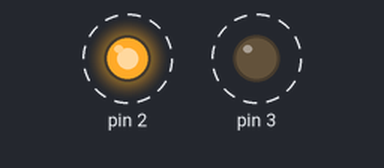
This sketch was run on a simulated Arduino Uno, built with avr-gcc and run on an emulated ATmega328P. Shown: output pins drawn as LEDs (lit = HIGH). Dashed ring = blinking.

Above: at 0.5 s.
Timing chart, 0 to 4.6 s (numbered marks = the images above):
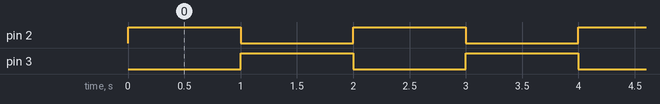

Measured:
- by itself, pin 2, pin 3: alternates HIGH for 1.0 s and LOW for 1.0 s

The sketch:

frantic_kasi_sango1__1_.ino
```cpp
void setup()
{
    pinMode(3, OUTPUT);
    pinMode(2, OUTPUT);
}
void loop()
{
    digitalWrite(2, 1); // 2 numaralı portu 1 yap
    digitalWrite(3, 0); // 3 numaralı portu 0 yap
    delay(1000); // 1000 milisaniye (1 saniye) Bekle
    digitalWrite(2, 0); // 2 numaralı portu 0 yap
    digitalWrite(3, 1); // 3 numaralı portu 1 yap
    delay(1000); // 1000 milisaniye (1 saniye) Bekle
}
```
